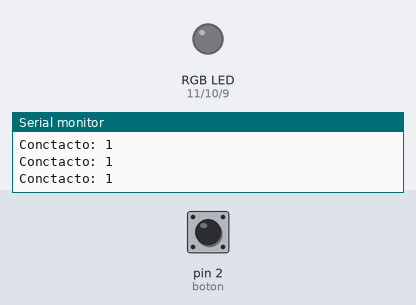
Recording of a sketch running on a simulated Arduino Uno, built with avr-gcc and run on an emulated ATmega328P. Parts: an RGB LED mixed from three pins (HIGH = lit), the last lines printed to the serial monitor. The test bench sets the inputs (shaded band); at power-on: pin 2 (boton) HIGH. Random numbers use the default seed unless the sketch sets one.

Above: at 1.2 s.
1.3 s: pin 2 (boton) pulled LOW for 1 s
At 1.4 s:
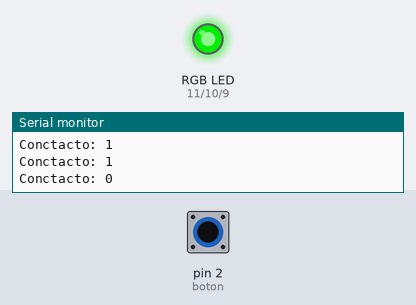
At 2.1 s:
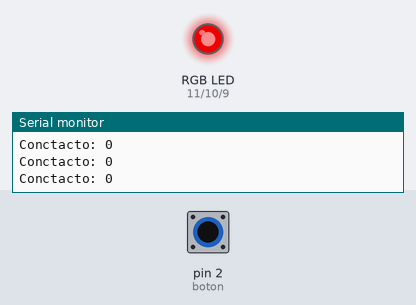
4.3 s: pin 2 (boton) pulled LOW for 3.2 s
At 5.96 s:
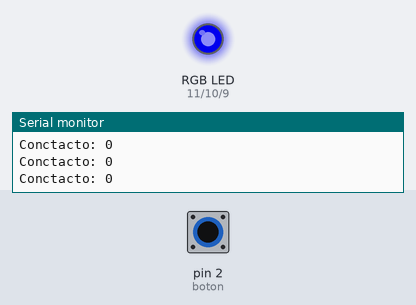
Timing chart, 0 to 9.0 s (numbered marks = the images above; inputs shaded):
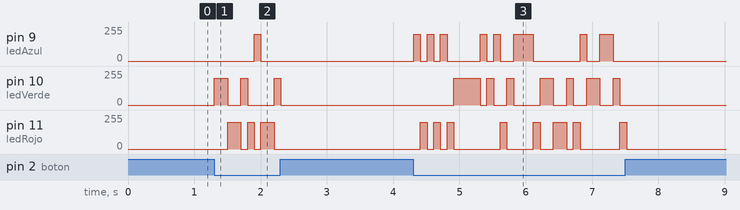

Measured:
- after the input at 1.3 s, pin 9 (ledAzul): 0/255 → 200/255 after 0.60 s, → 0/255 0.10 s later; pin 10 (ledVerde): goes 200/255 0.20 s, 0/255 0.20 s, 200/255 0.10 s, 0/255 0.40 s, 200/255 0.10 s, then 0/255, starting at once
- after the input at 4.3 s, pin 9 (ledAzul): 0/255 → 200/255 at once, → 0/255 0.10 s later, → 200/255 0.10 s later, → 0/255 0.10 s later, … (16 changes in this stretch); pin 10 (ledVerde): 0/255 → 200/255 after 0.61 s, → 0/255 0.40 s later, → 200/255 0.10 s later, → 0/255 0.10 s later, … (14 changes in this stretch)

The sketch:

ej9.ino
```cpp
#define boton 2
#define ledRojo 11
#define ledVerde 10
#define ledAzul 9

void setup()
{
  Serial.begin(9600);
  pinMode(boton, INPUT_PULLUP);
}

//en vez de usar un RGB usamos 3 leds diferentes
void loop()
{
  int contacto = digitalRead(boton);
  Serial.print("Conctacto: ");
  Serial.println(contacto);

  if (contacto == 0){
    int decision = random(0, 3);

    if (decision == 1){
      analogWrite(ledVerde, 200);
      analogWrite(ledRojo, 0);
      analogWrite(ledAzul, 0);
    } else if (decision == 2) {
      analogWrite(ledRojo, 200);
      analogWrite(ledVerde, 0);
      analogWrite(ledAzul, 0);
    } else {
      analogWrite(ledAzul, 200);
      analogWrite(ledVerde, 0);
      analogWrite(ledRojo, 0);
    }
  } else {
    analogWrite(ledVerde, 0);
    analogWrite(ledRojo, 0);
    analogWrite(ledAzul, 0);
  }

  delay(100);
}
```
